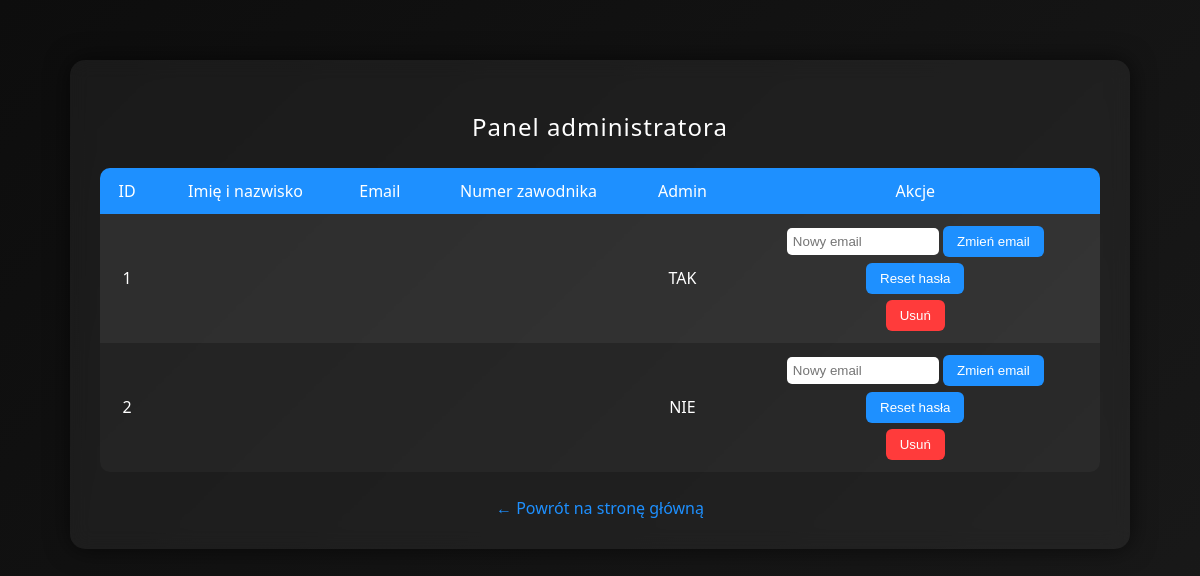
The page /admin (signed in) on the database its author committed.
### tables this page shows
CREATE TABLE users (
            id INTEGER PRIMARY KEY AUTOINCREMENT,
            first_name TEXT NOT NULL,
            last_name TEXT NOT NULL,
            player_alias TEXT UNIQUE NOT NULL,
            is_admin INTEGER DEFAULT 0
        );

### app.py (the view)
@app.route("/admin")
def admin_panel():
    if "user_id" not in session:
        return redirect("/login")
    if session.get("is_admin") != 1:
        return "Brak dostępu"
    conn = get_db()
    users = conn.execute(
        "SELECT id, first_name, last_name, player_alias, is_admin FROM users"
    ).fetchall()
    conn.close()
    return render_template("admin.html", users=users)

### app.py (called while the page is built)
def get_db():
    conn = sqlite3.connect("database.db")
    conn.row_factory = sqlite3.Row
    return conn

### templates/admin.html (shortened to what this page needs)
<!DOCTYPE html>
<html lang="pl">
<head>
</head>
<body>
<div class="container">
    <h2>Panel administratora</h2>
    <table>
        <tr>
            <th>ID</th>
            <th>Imię i nazwisko</th>
            <th>Email</th>
            <th>Numer zawodnika</th>
            <th>Admin</th>
            <th>Akcje</th>
        </tr>
        {% for u in users %}
        <tr>
            <td>{{ u.id }}</td>
            <td>{{ u.full_name }}</td>
            <td>{{ u.email }}</td>
            <td>{{ u.player_number }}</td>
            <td>{{ "TAK" if u.is_admin == 1 else "NIE" }}</td>
            <td>
                <form action="/admin/change_email" method="POST">
                    <input type="email" name="new_email" class="email-input" placeholder="Nowy email" required>
                    <button type="submit" class="action-btn">Zmień email</button>
                </form>
                <form action="/admin/reset_password" method="POST">
                    <button type="submit" class="action-btn">Reset hasła</button>
                </form>
                <form action="/delete_user/{{ u.id }}" method="POST" onsubmit="return confirm('Usunąć użytkownika?');">
                    <button type="submit">Usuń</button>
                </form>
            </td>
        </tr>
        {% endfor %}
    </table>
    <a href="/" class="back">← Powrót na stronę główną</a>
</div>
</body>
</html>

### templates/admin.html (style rules this page uses)
body { margin: 0; padding: 0; font-family: "Segoe UI", Arial, sans-serif; background: linear-gradient(135deg, #0d0d0d, #1a1a1a); color: #fff; min-height: 100vh; }
.container { width: 90%; max-width: 1000px; margin: 60px auto; background: rgba(255,255,255,0.05); padding: 30px; border-radius: 15px; backdrop-filter: blur(10px); box-shadow: 0 0 25px rgba(0,0,0,0.6); animation: fadeIn 0.8s ease-out; }
h2 { text-align: center; margin-bottom: 25px; font-weight: 300; letter-spacing: 1px; }
table { width: 100%; border-collapse: collapse; background: rgba(255,255,255,0.03); border-radius: 10px; overflow: hidden; }
th, td { padding: 12px; text-align: center; }
th { background: #1e90ff; color: white; font-weight: 500; }
tr:nth-child(even) { background: rgba(255,255,255,0.05); }
button { padding: 8px 14px; background: #ff3b3b; border: none; border-radius: 6px; color: white; cursor: pointer; transition: 0.2s; }
.email-input { padding: 6px; border-radius: 5px; border: none; margin-bottom: 5px; width: 140px; }
.action-btn { background: #1e90ff; margin-bottom: 6px; }
a.back { display: block; text-align: center; margin-top: 25px; color: #1e90ff; text-decoration: none; font-size: 16px; }

### rows shown on the page
users: id "1", is_admin "TAK"
users: id "2", is_admin "NIE"
